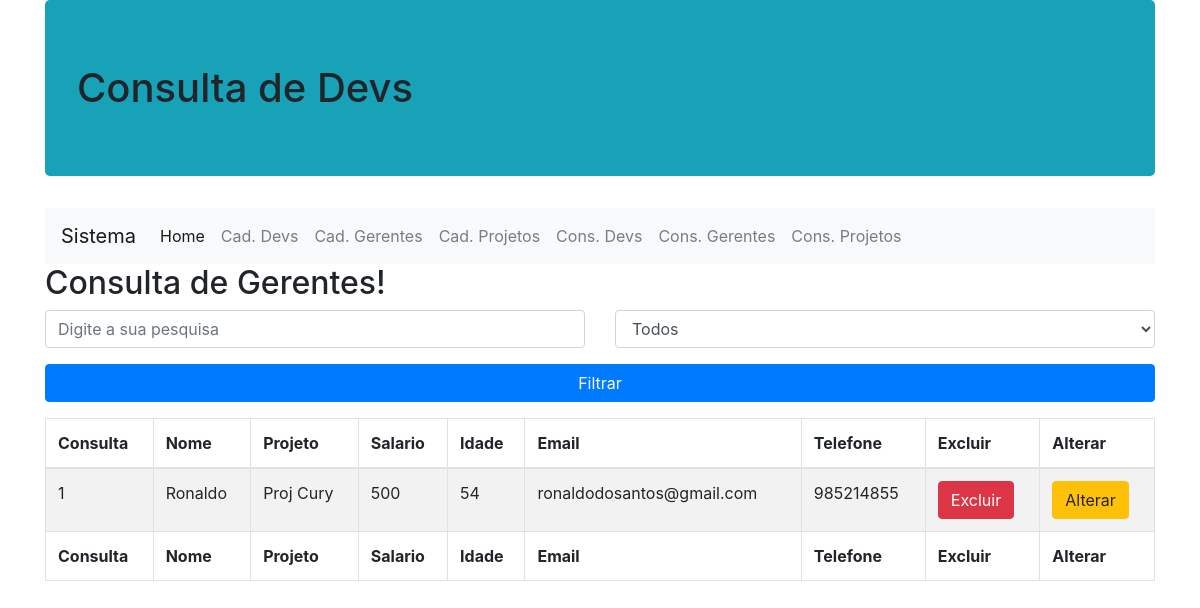
Page /consulta-gerentes.php on the earlier database version.
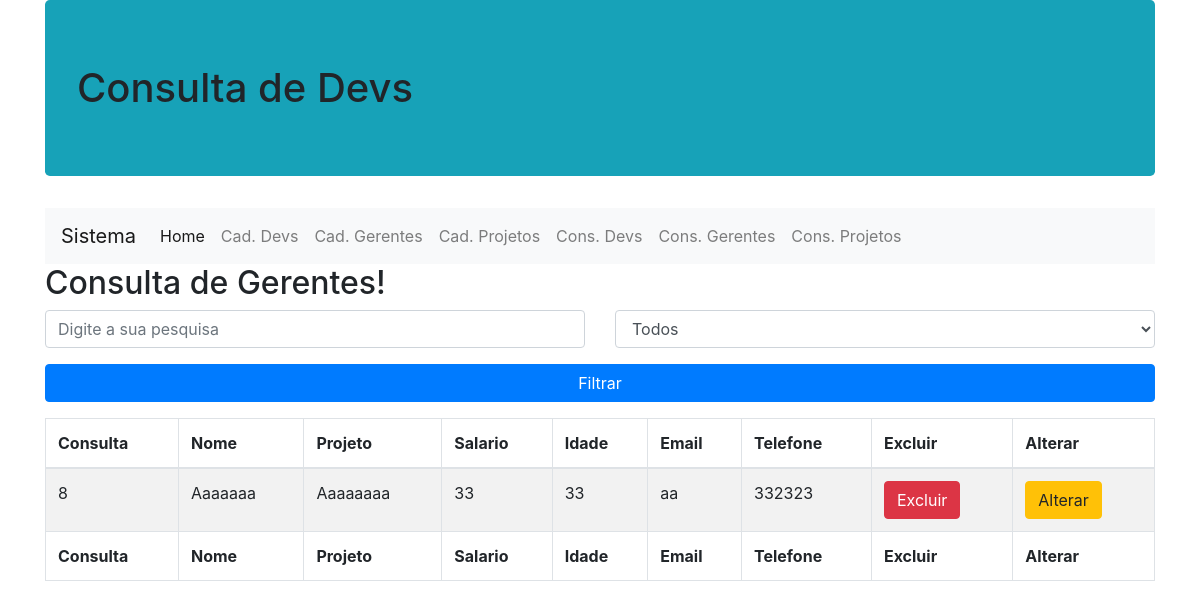
Same page on the later database version.
### tables this page shows
CREATE TABLE `gerente` (
  `idGerente` bigint(20) NOT NULL,
  `nomege` varchar(50) NOT NULL,
  `idadege` int(11) NOT NULL,
  `projresp` varchar(50) NOT NULL,
  `salarioge` float NOT NULL,
  `telefonege` int(11) NOT NULL,
  `emailge` varchar(70) NOT NULL
);

### dao/conexaobanco.class.php (called while the page is built, shortened)
<?php
class ConexaoBanco extends PDO {
  private static $instance = null;
  public static function getInstance(){
    try{
        if(!isset(self::$instance)){
          self::$instance = new
          ConexaoBanco("mysql:dbname=thefixt;host=localhost","root","");
        }
        return self::$instance;
    }catch(PDOException $e){
        echo "Erro ao conectar no banco! ".$e;
    }
  }
}

### dao/gerentedao.class.php (called while the page is built, shortened)
<?php
require 'conexaobanco.class.php';
 class GerenteDAO {
   private $conexao = null;
   public function __construct(){
     $this->conexao = ConexaoBanco::getInstance();
   }
   public function buscarGe(){
     try{
       $stat = $this->conexao->query("select * from gerente");
       $array = $stat->fetchAll(PDO::FETCH_CLASS, 'Gerente');
       return $array;
     }catch(PDOException $e){
     }
   }
 }

### modelo/gerente.class.php (called while the page is built, shortened)
<?php
Class Gerente{
  public function __get($a){return $this->$a;}
}

### consulta-gerentes.php (the view, shortened to what this page needs)
<?php
include_once 'dao/gerentedao.class.php';
include_once 'modelo/gerente.class.php';
$geDAO = new GerenteDAO();
$array = $geDAO->buscarGe();
?>
<!DOCTYPE html>
<html lang="pt-br">
<head>
  <link href="vendor/twbs/bootstrap/dist/css/bootstrap.min.css" rel="stylesheet"/>
  <link rel="stylesheet" type="text/css" href="../css/home.css">
  <link rel="stylesheet" href="https://stackpath.bootstrapcdn.com/bootstrap/4.1.3/css/bootstrap.min.css">
</head>
<body>
  <div class="container">
    <h1 class="jumbotron bg-info">Consulta de Devs</h1>
    <nav class="navbar navbar-expand-lg navbar-light bg-light">
      <a class="navbar-brand" href="#">Sistema</a>
      <div class="collapse navbar-collapse" id="navbarNav">
        <ul class="navbar-nav">
          <li class="nav-item active">
            <a class="nav-link" href="index.php">Home</a>
          </li>
          <li class="nav-item">
            <a class="nav-link" href="cadastro-dev.php">Cad. Devs <span class="sr-only">(current)</span></a>
          </li>
          <li class="nav-item">
            <a class="nav-link" href="cadastro-gerente.php">Cad. Gerentes</a>
          </li>
          <li class="nav-item">
            <a class="nav-link" href="cadastro-proj.php">Cad. Projetos</a>
          </li>
          <li class="nav-item">
            <a class="nav-link" href="consulta-devs.php">Cons. Devs</a>
          </li>
          <li class="nav-item">
            <a class="nav-link" href="consulta-gerentes.php">Cons. Gerentes</a>
          </li>
          <li class="nav-item">
            <a class="nav-link" href="consulta-projs.php">Cons. Projetos</a>
          </li>
        </ul>
      </div>
    </nav>
    <h2>Consulta de Gerentes!</h2>
    <form name="filtrar" method="post" action="">
      <div class="row">
        <div class="form-group col-md-6">
          <input type="text" name="txtfiltro" placeholder="Digite a sua pesquisa" class="form-control">
        </div>
        <div class="form-group col-md-6">
          <select name="selfiltro" class="form-control">
            <option value="todos">Todos</option>
          </select>
        </div>
      </div>
      <div class="form-group">
        <input type="submit" name="filtrar" value="Filtrar" class="btn btn-primary btn-block">
      </div>
    </form>
    <div class="table-responsive">
      <table class="table table-striped table-bordered table-hover table-condensed">
        <thead>
          <tr>
            <th>Consulta</th>
            <th>Nome</th>
            <th>Projeto</th>
            <th>Salario</th>
            <th>Idade</th>
            <th>Email</th>
            <th>Telefone</th>
            <th>Excluir</th>
            <th>Alterar</th>
          </tr>
        </thead>
        <tfoot>
          <tr>
            <th>Consulta</th>
            <th>Nome</th>
            <th>Projeto</th>
            <th>Salario</th>
            <th>Idade</th>
            <th>Email</th>
            <th>Telefone</th>
            <th>Excluir</th>
            <th>Alterar</th>
          </tr>
        </tfoot>
        <tbody>
          <?php
          foreach($array as $g){
            echo "<tr>";
              echo "<td>$g->idGerente</td>";
              echo "<td>$g->nomege</td>";
              echo "<td>$g->projresp</td>";
              echo "<td>$g->salarioge</td>";
              echo "<td>$g->idadege</td>";
              echo "<td>$g->emailge</td>";
              echo "<td>$g->telefonege</td>";
              echo "<td><a href='consulta-gerentes.php?id=$g->idGerente' class='btn btn-danger'>Excluir</a></td>";
              echo "<td><a href='alterar-gerente.php?id=$g->idGerente' class='btn btn-warning'>Alterar</a></td>";
            echo "</tr>";
          }
          ?>
        </tbody>
      </table>
    </div>
  </div>
</body>
</html>

Differences in the rows shown:
removed gerente: idGerente "1", nomege "Ronaldo", projresp "Proj Cury", salarioge "500", idadege "54", emailge "ronaldodosantos@gmail.com", telefonege "985214855"
added gerente: idGerente "8", nomege "Aaaaaaa", projresp "Aaaaaaaa", salarioge "33", idadege "33", emailge "aa", telefonege "332323"
